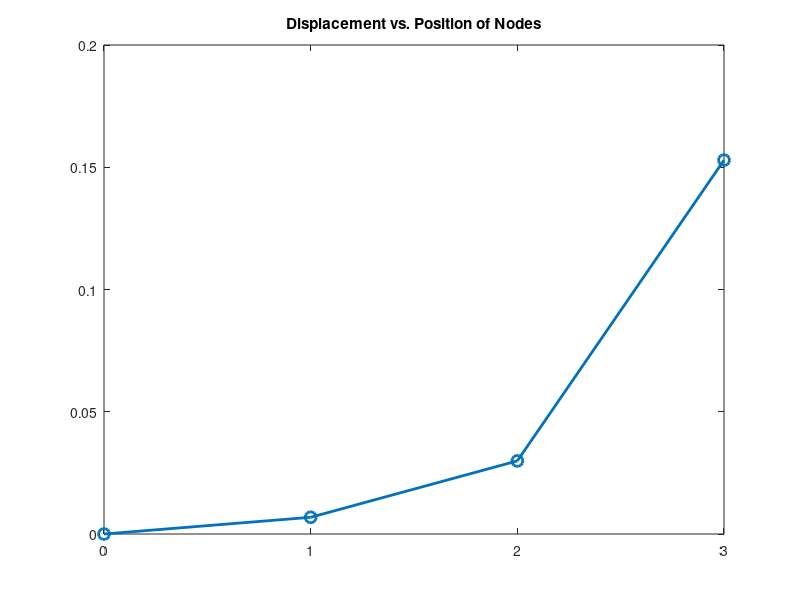

Source code (MATLAB): (Note: this script raises an error after producing the figure.)
%----------------------------------------
% MTE 204 - Project 2
% Project 2: 2D Truss
% Question: 2
%----------------------------------------

%----------------------------------------
% Truss Displacement Calculation
%----------------------------------------
% Note: All units are in N and m for calculations; output is in cm
format long; % Set the display format to show more digits

%----------------------------------------
% Input Parameters
%----------------------------------------
E = 207000; % Young's Modulus in MPa
% Cross-sectional stiffness values for each element
% Dimensions of the bar (converted to consistent units in cm)
r1 = 1.5; % Radius of element 1 (cm)
L1 = 10;  % Length of element 1 (cm)

r2 = 1.0; % Radius of element 2 (cm)
L2 = 15;  % Length of element 2 (cm)

r3 = 0.5; % Radius of element 3 (cm)
L3 = 20;  % Length of element 3 (cm)

% Cross-sectional areas of each element
A1 = pi * r1^2; % Cross-sectional area of element 1 (cm^2)
A2 = pi * r2^2; % Cross-sectional area of element 2 (cm^2)
A3 = pi * r3^2; % Cross-sectional area of element 3 (cm^2)

% Stiffness values for each element
k1 = (A1 * E) / L1; % Stiffness of element 1 (N/cm)
k2 = (A2 * E) / L2; % Stiffness of element 2 (N/cm)
k3 = (A3 * E) / L3; % Stiffness of element 3 (N/cm)

%----------------------------------------
% Global Stiffness Matrix Assembly
%----------------------------------------
% K1 is the global stiffness matrix, accounting for the connectivity of
% all elements and their contributions to the nodes.
K1 = [
    k1,     -k1,      0,      0;
   -k1,  k1 + k2,  -k2,      0;
     0,    -k2,  k2 + k3,  -k3;
     0,      0,    -k3,    k3;
];

%----------------------------------------
% Force Vector
%----------------------------------------
% F1 represents the external forces applied to the nodes.
% Here, only the last node (Node 4) has a force of 1000 N applied.
F1 = [0; 0; 0; 1000];

%----------------------------------------
% Apply Boundary Conditions
%----------------------------------------
% The first node is fixed, meaning its displacement is 0. This requires
% removing the first row and column of the stiffness matrix (K1) and the
% first value of the force vector (F1).
K1_mod = K1(2:end, 2:end); % Reduced stiffness matrix
F1_mod = F1(2:end);        % Reduced force vector

%----------------------------------------
% Solve for Displacements
%----------------------------------------
% Solve the system of linear equations using mldivide: K1_mod * X1_mod = F1_mod
% X1_mod contains the displacements of the free nodes (Nodes 2, 3, and 4).
% The mldivide method automatically selects the appropriate solver based on the matrix properties
% and therefore this will find the most effective method of solving the equation.
X1_mod = K1_mod \ F1_mod;

% Reconstruct the full displacement vector, adding 0 for the fixed node
X1 = [0; X1_mod];  % Full displacement vector (Node 1 displacement = 0)

% Convert the displacements from mm to cm for clarity
X1_cm = X1 / 10; % Convert mm to cm

%----------------------------------------
% Display Node Displacements
%----------------------------------------
disp('Displacements of Nodes (cm):');
for i = 1:length(X1_cm)
    fprintf('Node %d: %.7f cm\n', i, X1_cm(i));
end

% Display the displacement of the last node explicitly
disp('Displacement of Node 4 (cm):');
disp(X1_cm(4));

%----------------------------------------
% Plot Displacement vs Position
%----------------------------------------
positions = 0:length(X1)-1; % Node positions (indices starting from 0)
figure;
plot(positions, X1, '-o', 'LineWidth', 2, 'MarkerSize', 8);
title('Displacement vs. Position of Nodes');
xticks(0:3);                % Specify integer tick positions for x-axis
xticklabels(string(0:3));   % Explicitly set integer labels
xlabel('Position (Nodes)');
ylabel('Displacement (mm)');
grid on;

%----------------------------------------
% Explanation of Results
%----------------------------------------
% The displacements represent the movement of each node due to the applied
% force at Node 4. Node 1 remains fixed, so its displacement is zero.
% Nodes 2, 3, and 4 displace according to the flexibility of the connected
% elements and their stiffness.
